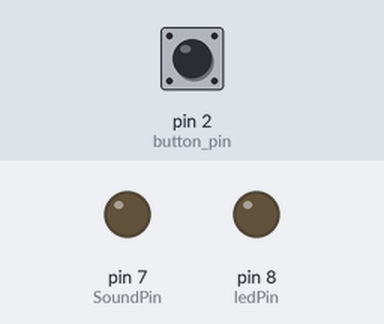
A sketch run on a simulated Arduino Uno, built with avr-gcc and run on an emulated ATmega328P. Shown: output pins drawn as LEDs (lit = HIGH). The inputs (shaded band) are chosen by the test bench; at power-on: pin 2 (button_pin) HIGH. What the sketch prints to the serial monitor is not drawn.

Above: at 1.2 s.
1.3 s: pin 2 (button_pin) pulled LOW for 0.15 s
At 1.9 s:
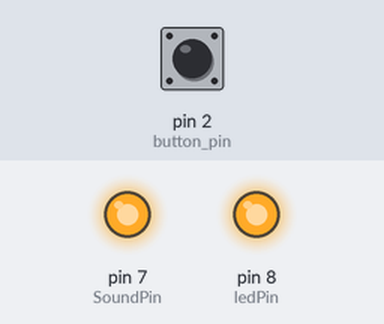
2.9 s: pin 2 (button_pin) pulled LOW for 1 s
At 4.3 s:
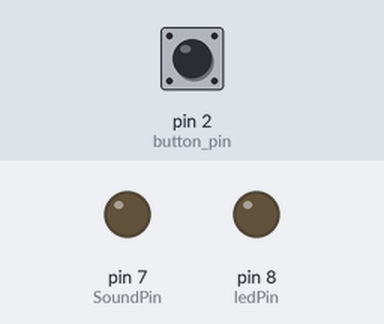
5.4 s: pin 2 (button_pin) pulled LOW for 3.2 s
At 9.1 s:
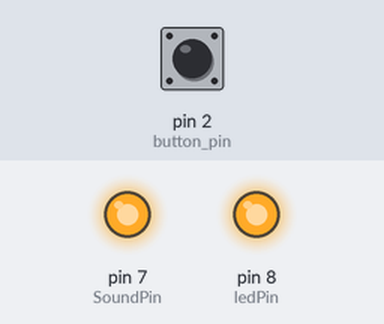
Timing chart, 0 to 10.6 s (numbered marks = the images above; inputs shaded):
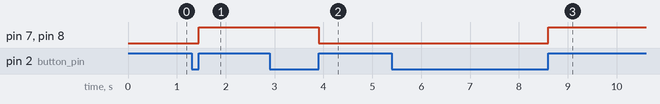

Measured:
- after the input at 1.3 s, pin 7 (SoundPin), pin 8 (ledPin): LOW → HIGH after 0.15 s
- after the input at 2.9 s, pin 7 (SoundPin), pin 8 (ledPin): HIGH → LOW after 1.0 s
- after the input at 5.4 s, pin 7 (SoundPin), pin 8 (ledPin): LOW → HIGH after 3.2 s

The sketch:

ButtonLedSound.ino
```cpp
const byte button_pin = 2;
const byte ledPin = 8;
const byte SoundPin =7;
volatile byte state = LOW;

void setup() {
  pinMode(button_pin,INPUT_PULLUP);
  pinMode(ledPin,OUTPUT);
  pinMode(SoundPin,OUTPUT);
  Serial.begin(9600);
  attachInterrupt(digitalPinToInterrupt(button_pin),inter_func, RISING);
}

void loop() {
  digitalWrite(ledPin,state);
  digitalWrite(SoundPin,state);
  Serial.println(state);
}

void inter_func(){
  state = !state;
}
```
